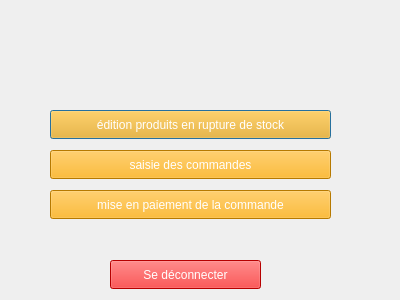
<?xml version="1.0" encoding="UTF-8"?>
<ui version="4.0">
 <class>assistantehub</class>
 <widget class="QDialog" name="assistantehub">
  <property name="geometry">
   <rect>
    <x>0</x>
    <y>0</y>
    <width>400</width>
    <height>300</height>
   </rect>
  </property>
  <property name="windowTitle">
   <string>Dialog</string>
  </property>
  <widget class="QLabel" name="label">
   <property name="geometry">
    <rect>
     <x>70</x>
     <y>10</y>
     <width>241</width>
     <height>91</height>
    </rect>
   </property>
   <property name="text">
    <string/>
   </property>
  </widget>
  <widget class="QPushButton" name="pushButton">
   <property name="geometry">
    <rect>
     <x>50</x>
     <y>110</y>
     <width>281</width>
     <height>29</height>
    </rect>
   </property>
   <property name="styleSheet">
    <string notr="true">color: rgb(255, 255, 255);
background-color: rgb(255, 170, 0);</string>
   </property>
   <property name="text">
    <string>édition produits en rupture de stock</string>
   </property>
  </widget>
  <widget class="QPushButton" name="pushButton_2">
   <property name="geometry">
    <rect>
     <x>50</x>
     <y>150</y>
     <width>281</width>
     <height>29</height>
    </rect>
   </property>
   <property name="styleSheet">
    <string notr="true">color: rgb(255, 255, 255);
background-color: rgb(255, 170, 0);</string>
   </property>
   <property name="text">
    <string>saisie des commandes</string>
   </property>
  </widget>
  <widget class="QPushButton" name="pushButton_3">
   <property name="geometry">
    <rect>
     <x>50</x>
     <y>190</y>
     <width>281</width>
     <height>29</height>
    </rect>
   </property>
   <property name="styleSheet">
    <string notr="true">color: rgb(255, 255, 255);
background-color: rgb(255, 170, 0);</string>
   </property>
   <property name="text">
    <string>mise en paiement de la commande</string>
   </property>
  </widget>
  <widget class="QPushButton" name="pushButton_4">
   <property name="geometry">
    <rect>
     <x>110</x>
     <y>260</y>
     <width>151</width>
     <height>29</height>
    </rect>
   </property>
   <property name="styleSheet">
    <string notr="true">color: rgb(255, 255, 255);
background-color: rgb(255, 0, 0);</string>
   </property>
   <property name="text">
    <string>Se déconnecter</string>
   </property>
  </widget>
 </widget>
 <resources/>
 <connections/>
</ui>
